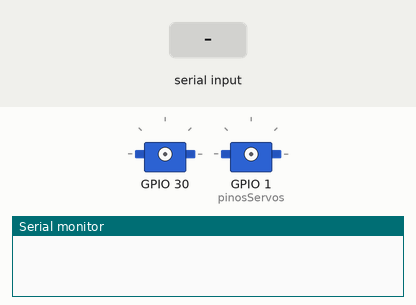
Recording of a sketch running on a simulated ESP32. Shown: 2 × servo, the last lines printed to the serial monitor. The test bench sets the inputs (shaded band).

Above: at 1.2 s.
1.3 s: "30,150,10\n" received over Serial
At 1.45 s:
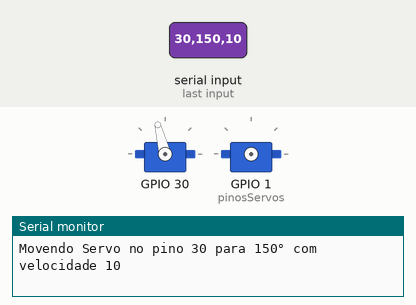
At 2.5 s:
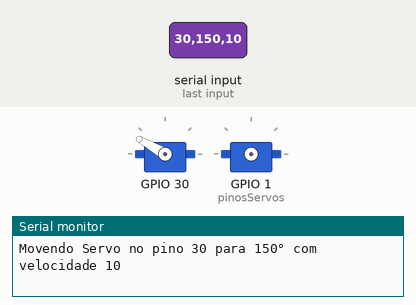
3.4 s: "1,90,45\n" received over Serial
Timing chart, 0 to 6.4 s (numbered marks = the images above; inputs shaded):
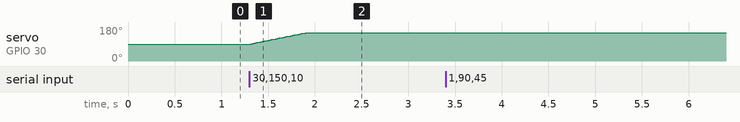

The sketch:

v1_0.ino
```cpp
#include <ESP32Servo.h>

Servo servo1, servo2, servo3, servo4;  // Declaração correta dos servos
Servo* servos[4] = {&servo1, &servo2, &servo3, &servo4};  // Array de ponteiros

int pinosServos[4] = {-1, -1, -1, -1};
int angulosAtuais[4] = {90, 90, 90, 90};

void setup() {
    Serial.begin(115200);
}

void loop() {
    if (Serial.available()) {
        int pino, anguloDesejado, velocidade;

        pino = Serial.parseInt();
        anguloDesejado = Serial.parseInt();
        velocidade = Serial.parseInt();
        Serial.read();

        if (anguloDesejado < 0 || anguloDesejado > 180 || velocidade < 1 || velocidade > 50) return;

        int indexServo = getServoIndex(pino);
        if (indexServo == -1) return;

        Serial.print("Movendo Servo no pino ");
        Serial.print(pino);
        Serial.print(" para ");
        Serial.print(anguloDesejado);
        Serial.print("° com velocidade ");
        Serial.println(velocidade);

        moverServo(indexServo, anguloDesejado, velocidade);
    }
}

int getServoIndex(int pino) {
    for (int i = 0; i < 4; i++) {
        if (pinosServos[i] == pino) return i;
    }
    for (int i = 0; i < 4; i++) {
        if (pinosServos[i] == -1) {
            pinosServos[i] = pino;
            servos[i]->attach(pino);
            return i;
        }
    }
    return -1;
}

void moverServo(int index, int anguloFinal, int velocidade) {
    if (anguloFinal > angulosAtuais[index]) {
        for (int pos = angulosAtuais[index]; pos <= anguloFinal; pos++) {
            servos[index]->write(pos);
            delay(velocidade);
        }
    } else {
        for (int pos = angulosAtuais[index]; pos >= anguloFinal; pos--) {
            servos[index]->write(pos);
            delay(velocidade);
        }
    }
    angulosAtuais[index] = anguloFinal;
}
```

Measured:
- after the input at 1.3 s, servo on GPIO 30: moves from 90° to 150° over 0.58 s, starting at once
